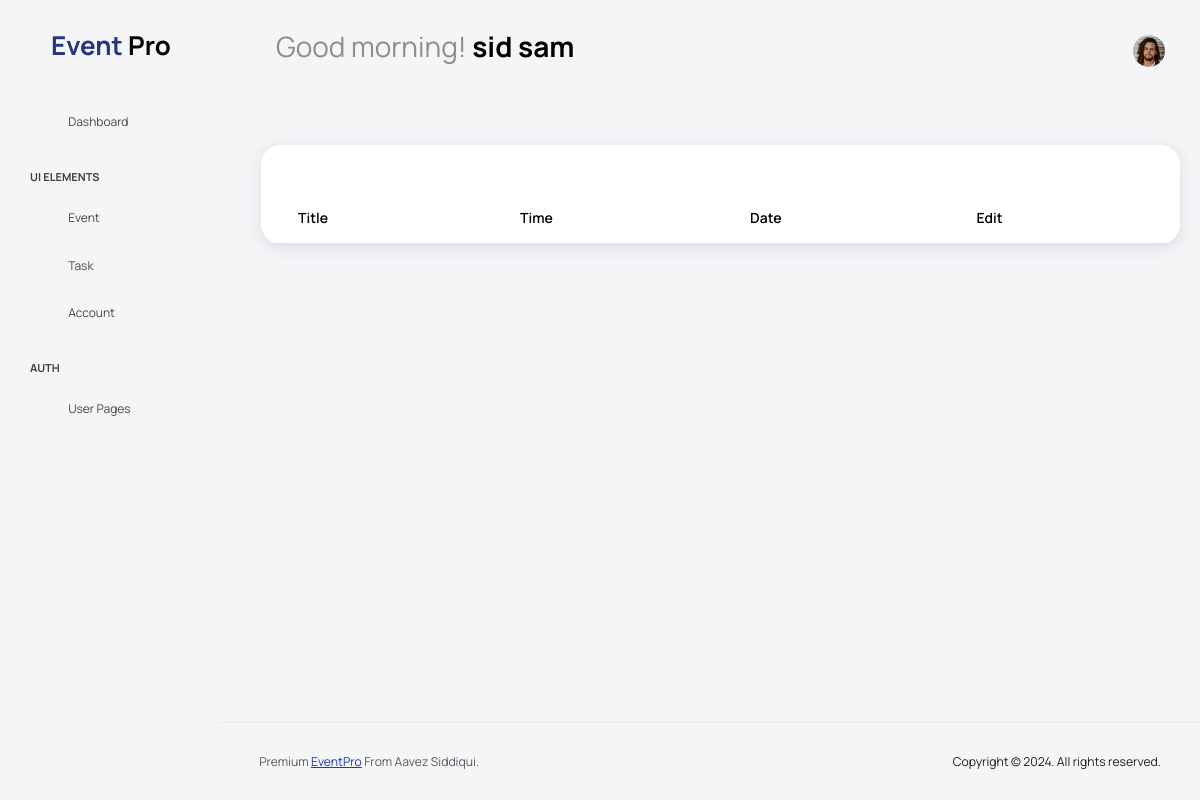
The page /Event_user (signed in) on the database its author committed.
### userAcc/models.py (models this page shows)
class CustomUser(AbstractUser):
    phone_number = models.CharField(max_length=15, blank=True, null=True)
    profile_image = models.ImageField(upload_to='profile_images/', blank=True, null=True,default=None)
    email =   models.EmailField(unique=True)
    USERNAME_FIELD = "email"
    REQUIRED_FIELDS = []
    objects = CustomUserManager()
    def __str__(self):
        return self.email
    class Meta:
        permissions = (
                        ("can_add_staff", "To add staff"),
                        ("can_edit_staff", "To edit staff"),
                        ("can_make_group", "To make group")
                        )

### eventapp/views.py (the view)
# urls.py: path('Event_user',User_Event_page,name='Event_user'),
@login_required(login_url='login_page')
def User_Event_page(request):
    event = Event.objects.all()
    registered_event_ids = Attendee.objects.filter(user_id=request.user.id).values_list('event_id', flat=True)
    return render(request,'Event_user.html',{'attendees':registered_event_ids,'events':event})

### templates/Event_user.html (shortened to what this page needs)
{% extends 'base.html' %}
{% load static %}
{% block content %}
<div class="card pt-5">
<table class="display table table-hover">
    <thead>
        <tr>
            <th>Title</th>
            <th>Time</th>
            <th>Date</th>
            <th>Edit</th>
        </tr>
    </thead>
</table>
</div>
{% endblock %}

### templates/includes/navbar.html (shortened to what this page needs)
{% load static %}
<nav class="navbar default-layout col-lg-12 col-12 p-0 fixed-top d-flex align-items-top flex-row">
    <div class="text-center navbar-brand-wrapper d-flex align-items-center justify-content-start">
      <div >
        <a class="navbar-brand" href="{% url 'home' %}">
          <h2><b>Event <span style="color: black;">Pro</span></b></h2>
        </a>
      </div>
    </div>
    <div class="navbar-menu-wrapper d-flex align-items-top">
      <ul class="navbar-nav">
        <li class="nav-item font-weight-semibold d-none d-lg-block ms-0">
          {% if request.user.is_authenticated %}
    {% if request.user.socialaccount_set.all %}
        {% with social_account=request.user.socialaccount_set.all.0 %}
            {% if social_account.provider == 'google' %}
            <h1 class="welcome-text"><span id="greeting"></span> <span class="text-black fw-bold">{{ request.user.first_name }} {{ request.user.last_name }}</span></h1>
          {% endif %}
        {% endwith %}
      {% else %}
      <h1 class="welcome-text"><span id="greeting"></span> <span class="text-black fw-bold">{{ request.user.first_name }} {{ request.user.last_name }}</span></h1>
    {% endif %}
    {% else %}
          <h1 class="welcome-text"><span id="greeting"></span> <span class="text-black fw-bold">Guest</span></h1>
{% endif %}
        </li>
      </ul>
      <ul class="navbar-nav ms-auto">
        {% if request.user.is_authenticated %}
        {% if request.user.socialaccount_set.all %}
            {% with social_account=request.user.socialaccount_set.all.0 %}
                {% if social_account.provider == 'google' %}
        <li class="nav-item dropdown d-none d-lg-block user-dropdown">
          <a class="nav-link" id="UserDropdown" href="#" data-bs-toggle="dropdown" aria-expanded="false">
            <img class="img-xs rounded-circle" src="{{ social_account.extra_data.picture }}" alt="Profile image"> </a>
          <div class="dropdown-menu dropdown-menu-right navbar-dropdown" aria-labelledby="UserDropdown">
            <div class="dropdown-header text-center">
              <img class="img-md rounded-circle" src="{{ social_account.extra_data.picture }}" alt="Profile image">
              <p class="mb-1 mt-3 font-weight-semibold">{{ request.user.first_name }} {{ request.user.last_name }}</p>
              <p class="fw-light text-muted mb-0">{{ request.user }}</p>
            </div>
            <a class="dropdown-item" href="{% url 'profile_edit_page' %}"><i class="dropdown-item-icon mdi mdi-account-outline text-primary me-2"></i> My
              Profile <span class="badge badge-pill badge-danger">1</span></a>
            <a class="dropdown-item"><i class="dropdown-item-icon mdi mdi-message-text-outline text-primary me-2"></i>
              Messages</a>
            <a class="dropdown-item"><i class="dropdown-item-icon mdi mdi-calendar-check-outline text-primary me-2"></i>
              Activity</a>
            <a class="dropdown-item"><i class="dropdown-item-icon mdi mdi-help-circle-outline text-primary me-2"></i>
              FAQ</a>
            <a class="dropdown-item" href="{% url 'logout' %}"><i class="dropdown-item-icon mdi mdi-power text-primary me-2"></i>Sign Out</a>
          </div>
        </li>
      </ul>
      {% endif %}
      {% endwith %}
      {% else %}
      <li class="nav-item dropdown d-none d-lg-block user-dropdown">
        <a class="nav-link" id="UserDropdown" href="#" data-bs-toggle="dropdown" aria-expanded="false">
          {% if user.profile_image != '' %}
          <img class="img-xs rounded-circle" src="{{ user.profile_image.url }}" alt="Profile image"> </a>
          {% else %}
            <i class="mdi mdi-account-circle menu-icon"></i>
          {% endif %}
      </li>
    </ul>
  {% endif %}
{% endif %}
    </div>
  </nav>

### rows shown on the page
CustomUser: user.first_name "sid", user.last_name "sam", profile_image (picture)
